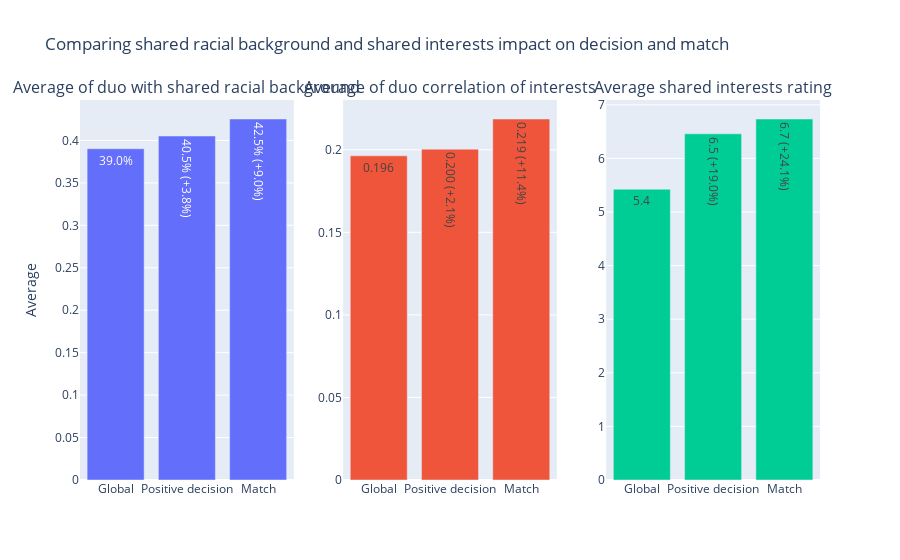

Notebook source saved alongside this figure:
### Markdown cell above
When comparing male and female preferences with how they believe the opposite sex values these traits, it becomes evident that both genders tend to overestimate the importance of attractiveness. Conversely, they underestimate the significance of sincerity and intelligence in potential mate selection.

### Code cell
samerace_Avg = df_clean["samerace"].mean()
samerace_Avg_Positive_Dec = df_clean[df_clean["dec"] == 1]["samerace"].mean()
samerace_Avg_Match = df_clean[df_clean["match"] == 1]["samerace"].mean()

int_corr_Avg = df_clean["int_corr"].mean()
int_corr_Avg_Positive_Dec = df_clean[df_clean["dec"] == 1]["int_corr"].mean()
int_corr_Avg_Match = df_clean[df_clean["match"] == 1]["int_corr"].mean()

shar_Avg = df_clean["shar"].mean()
shar_Avg_Positive_Dec = df_clean[df_clean["dec"] == 1]["shar"].mean()
shar_Avg_Match = df_clean[df_clean["match"] == 1]["shar"].mean()
# Function to calculate percentage increase
def percentage_increase(current, previous):
    if previous == 0:
        return "N/A"
    return f'{((current - previous) / previous) * 100:.1f}%'

# Create subplots
fig = make_subplots(rows=1, cols=3, subplot_titles=("Average of duo with shared racial background", "Average of duo correlation of interests", "Average shared interests rating"))

# Add traces for each bar plot
fig.add_trace(go.Bar(
    x=["Global", "Positive decision", "Match"],
    y=[samerace_Avg, samerace_Avg_Positive_Dec, samerace_Avg_Match],
    text=[
        f'{samerace_Avg * 100:.1f}%',
        f'{samerace_Avg_Positive_Dec * 100:.1f}% (+{percentage_increase(samerace_Avg_Positive_Dec, samerace_Avg)})',
        f'{samerace_Avg_Match * 100:.1f}% (+{percentage_increase(samerace_Avg_Match, samerace_Avg)})'
    ],
    textposition='auto',
    name='Average of duo with shared racial background'
), row=1, col=1)

fig.add_trace(go.Bar(
    x=["Global", "Positive decision", "Match"],
    y=[int_corr_Avg, int_corr_Avg_Positive_Dec, int_corr_Avg_Match],
    text=[
        f'{int_corr_Avg:.3f}',
        f'{int_corr_Avg_Positive_Dec:.3f} (+{percentage_increase(int_corr_Avg_Positive_Dec, int_corr_Avg)})',
        f'{int_corr_Avg_Match:.3f} (+{percentage_increase(int_corr_Avg_Match, int_corr_Avg)})'
    ],
    textposition='auto',
    name='Average of duo correlation of interests'
), row=1, col=2)

fig.add_trace(go.Bar(
    x=["Global", "Positive decision", "Match"],
    y=[shar_Avg, shar_Avg_Positive_Dec, shar_Avg_Match],
    text=[
        f'{shar_Avg:.1f}',
        f'{shar_Avg_Positive_Dec:.1f} (+{percentage_increase(shar_Avg_Positive_Dec, shar_Avg)})',
        f'{shar_Avg_Match:.1f} (+{percentage_increase(shar_Avg_Match, shar_Avg)})'
    ],
    textposition='auto',
    name='Average shared interests rating'
), row=1, col=3)

# Update layout
fig.update_layout(
    showlegend=False,
    title='Comparing shared racial background and shared interests impact on decision and match',
    yaxis_title='Average'
)

fig.show()

### Figure 1 — Plotly figure (JSON) as saved in the notebook; plotly's stock layout.template omitted (floating-point values rounded to 4 significant figures)
{"data": [{"name": "Average of duo with shared racial background", "text": ["39.0%", "40.5% (+3.8%)", "42.5% (+9.0%)"], "textposition": "auto", "type": "bar", "x": ["Global", "Positive decision", "Match"], "xaxis": "x", "y": [0.3903, 0.4052, 0.4253], "yaxis": "y"}, {"name": "Average of duo correlation of interests", "text": ["0.196", "0.200 (+2.1%)", "0.219 (+11.4%)"], "textposition": "auto", "type": "bar", "x": ["Global", "Positive decision", "Match"], "xaxis": "x2", "y": [0.1963, 0.2004, 0.2186], "yaxis": "y2"}, {"name": "Average shared interests rating", "text": ["5.4", "6.5 (+19.0%)", "6.7 (+24.1%)"], "textposition": "auto", "type": "bar", "x": ["Global", "Positive decision", "Match"], "xaxis": "x3", "y": [5.425, 6.458, 6.735], "yaxis": "y3"}], "layout": {"annotations": [{"font": {"size": 16}, "showarrow": false, "text": "Average of duo with shared racial background", "x": 0.1444, "xanchor": "center", "xref": "paper", "y": 1, "yanchor": "bottom", "yref": "paper"}, {"font": {"size": 16}, "showarrow": false, "text": "Average of duo correlation of interests", "x": 0.5, "xanchor": "center", "xref": "paper", "y": 1, "yanchor": "bottom", "yref": "paper"}, {"font": {"size": 16}, "showarrow": false, "text": "Average shared interests rating", "x": 0.8556, "xanchor": "center", "xref": "paper", "y": 1, "yanchor": "bottom", "yref": "paper"}], "showlegend": false, "title": {"text": "Comparing shared racial background and shared interests impact on decision and match"}, "xaxis": {"anchor": "y", "domain": [0, 0.2889]}, "xaxis2": {"anchor": "y2", "domain": [0.3556, 0.6444]}, "xaxis3": {"anchor": "y3", "domain": [0.7111, 1]}, "yaxis": {"anchor": "x", "domain": [0, 1], "title": {"text": "Average"}}, "yaxis2": {"anchor": "x2", "domain": [0, 1]}, "yaxis3": {"anchor": "x3", "domain": [0, 1]}}}
